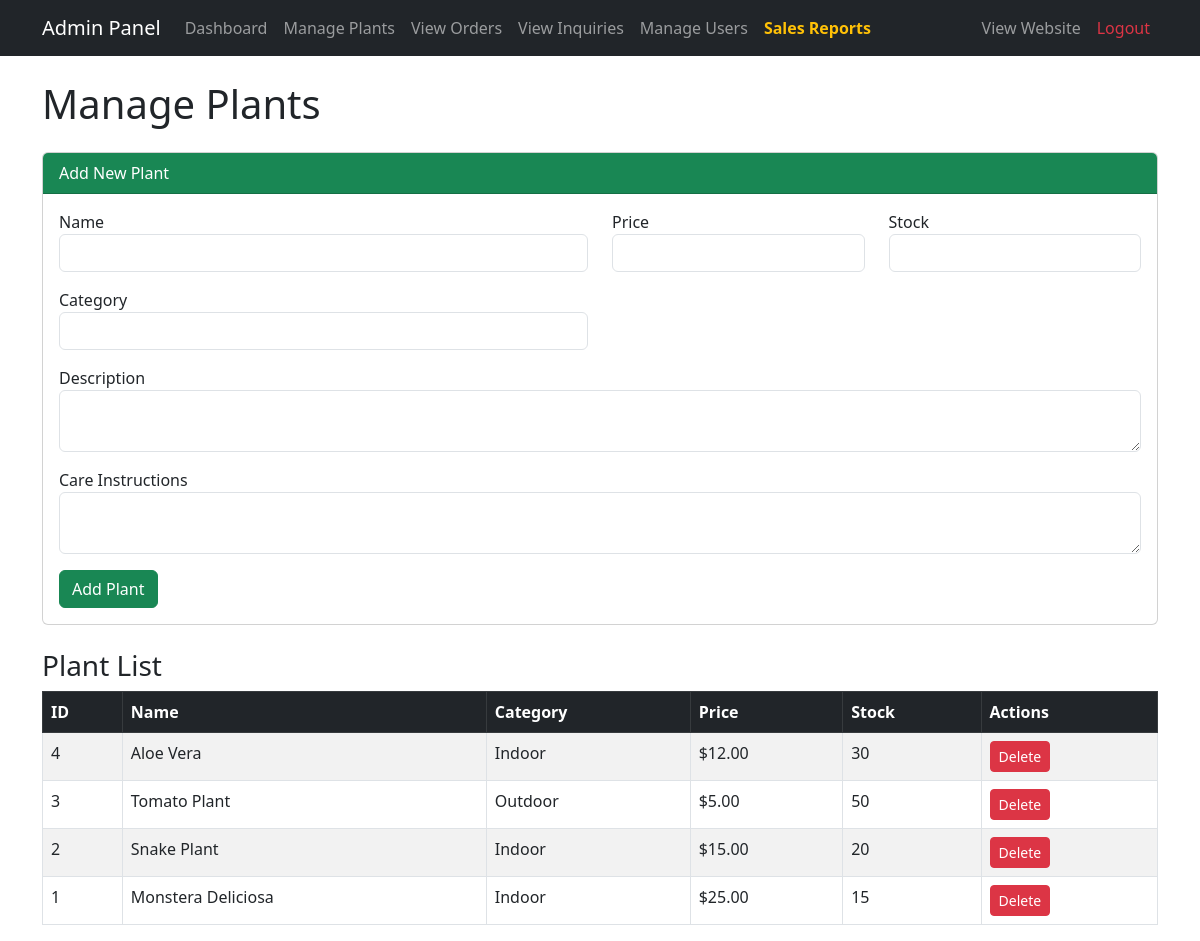
Screenshot of /admin/plants.php (signed in) with the database file from the repository.
### tables this page shows
CREATE TABLE `plants` (
  `id` int(11) NOT NULL AUTO_INCREMENT,
  `name` varchar(150) NOT NULL,
  `botanical_name` varchar(150) DEFAULT NULL,
  `description` text NOT NULL,
  `price` decimal(10,2) NOT NULL,
  `category` varchar(100) NOT NULL,
  `care_instructions` text,
  `image` varchar(255) DEFAULT 'default_plant.jpg',
  `stock` int(11) DEFAULT 0,
  `created_at` timestamp DEFAULT CURRENT_TIMESTAMP,
  PRIMARY KEY (`id`)
);

### admin/plants.php (the view, shortened to what this page needs)
<?php
require_once 'header.php';
$plants = $pdo->query("SELECT * FROM plants ORDER BY id DESC")->fetchAll();
?>
<h1 class="mb-4">Manage Plants</h1>
<div class="card mb-4">
    <div class="card-header bg-success text-white">Add New Plant</div>
    <div class="card-body">
        <form action="plants.php" method="POST">
            <div class="row">
                <div class="col-md-6 mb-3">
                    <label>Name</label>
                    <input type="text" name="name" class="form-control" required>
                </div>
                <div class="col-md-3 mb-3">
                    <label>Price</label>
                    <input type="number" step="0.01" name="price" class="form-control" required>
                </div>
                <div class="col-md-3 mb-3">
                    <label>Stock</label>
                    <input type="number" name="stock" class="form-control" required>
                </div>
                <div class="col-md-6 mb-3">
                    <label>Category</label>
                    <input type="text" name="category" class="form-control" required>
                </div>
                <div class="col-md-12 mb-3">
                    <label>Description</label>
                    <textarea name="description" class="form-control" rows="2" required></textarea>
                </div>
                <div class="col-md-12 mb-3">
                    <label>Care Instructions</label>
                    <textarea name="care_instructions" class="form-control" rows="2" required></textarea>
                </div>
            </div>
            <button type="submit" class="btn btn-success">Add Plant</button>
        </form>
    </div>
</div>
<h3>Plant List</h3>
<div class="table-responsive">
    <table class="table table-bordered table-striped">
        <thead class="table-dark">
            <tr>
                <th>ID</th>
                <th>Name</th>
                <th>Category</th>
                <th>Price</th>
                <th>Stock</th>
                <th>Actions</th>
            </tr>
        </thead>
        <tbody>
            <?php foreach ($plants as $p): ?>
                <tr>
                    <td><?php echo $p['id']; ?></td>
                    <td><?php echo htmlspecialchars($p['name']); ?></td>
                    <td><?php echo htmlspecialchars($p['category']); ?></td>
                    <td>$<?php echo number_format($p['price'], 2); ?></td>
                    <td><?php echo $p['stock']; ?></td>
                    <td>
                        <form action="plants.php" method="POST" class="d-inline" onsubmit="return confirm('Delete this plant?');">
                            <button type="submit" class="btn btn-danger btn-sm">Delete</button>
                        </form>
                    </td>
                </tr>
            <?php endforeach; ?>
        </tbody>
    </table>
</div>
<?php require_once 'footer.php'; ?>

### rows the page displays
plants: id "4", name "Aloe Vera", category "Indoor", price "12.00", stock "30"
plants: id "3", name "Tomato Plant", category "Outdoor", price "5.00", stock "50"
plants: id "2", name "Snake Plant", category "Indoor", price "15.00", stock "20"
plants: id "1", name "Monstera Deliciosa", category "Indoor", price "25.00", stock "15"
